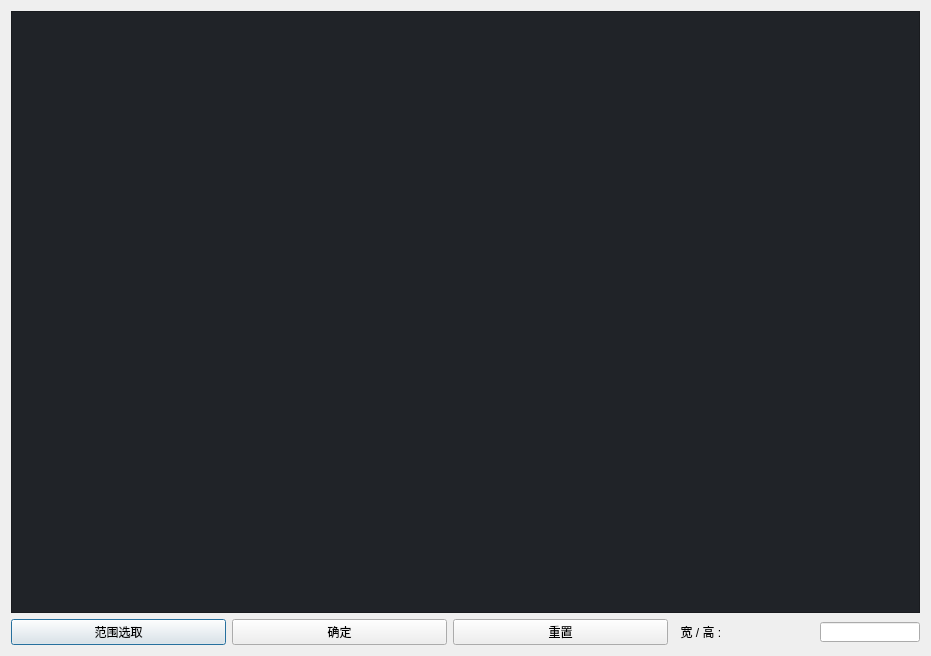
<?xml version="1.0" encoding="UTF-8"?>
<ui version="4.0">
 <class>ins_spaceAdjust</class>
 <widget class="QDialog" name="ins_spaceAdjust">
  <property name="geometry">
   <rect>
    <x>0</x>
    <y>0</y>
    <width>931</width>
    <height>656</height>
   </rect>
  </property>
  <property name="windowTitle">
   <string>Dialog</string>
  </property>
  <layout class="QGridLayout" name="gridLayout">
   <item row="0" column="0">
    <widget class="QGraphicsView" name="graphicsView">
     <property name="styleSheet">
      <string notr="true">background-color: #202328;</string>
     </property>
    </widget>
   </item>
   <item row="1" column="0">
    <layout class="QHBoxLayout" name="horizontalLayout">
     <item>
      <widget class="QPushButton" name="SetRegionBtn">
       <property name="text">
        <string>范围选取</string>
       </property>
      </widget>
     </item>
     <item>
      <widget class="QPushButton" name="comfirmBtn">
       <property name="text">
        <string>确定</string>
       </property>
      </widget>
     </item>
     <item>
      <widget class="QPushButton" name="resetBtn">
       <property name="text">
        <string>重置</string>
       </property>
      </widget>
     </item>
     <item>
      <widget class="QLabel" name="label">
       <property name="maximumSize">
        <size>
         <width>140</width>
         <height>16777215</height>
        </size>
       </property>
       <property name="text">
        <string>  宽 / 高 :</string>
       </property>
      </widget>
     </item>
     <item>
      <widget class="QLineEdit" name="WHValue">
       <property name="maximumSize">
        <size>
         <width>100</width>
         <height>20</height>
        </size>
       </property>
      </widget>
     </item>
    </layout>
   </item>
  </layout>
 </widget>
 <resources/>
 <connections/>
</ui>
